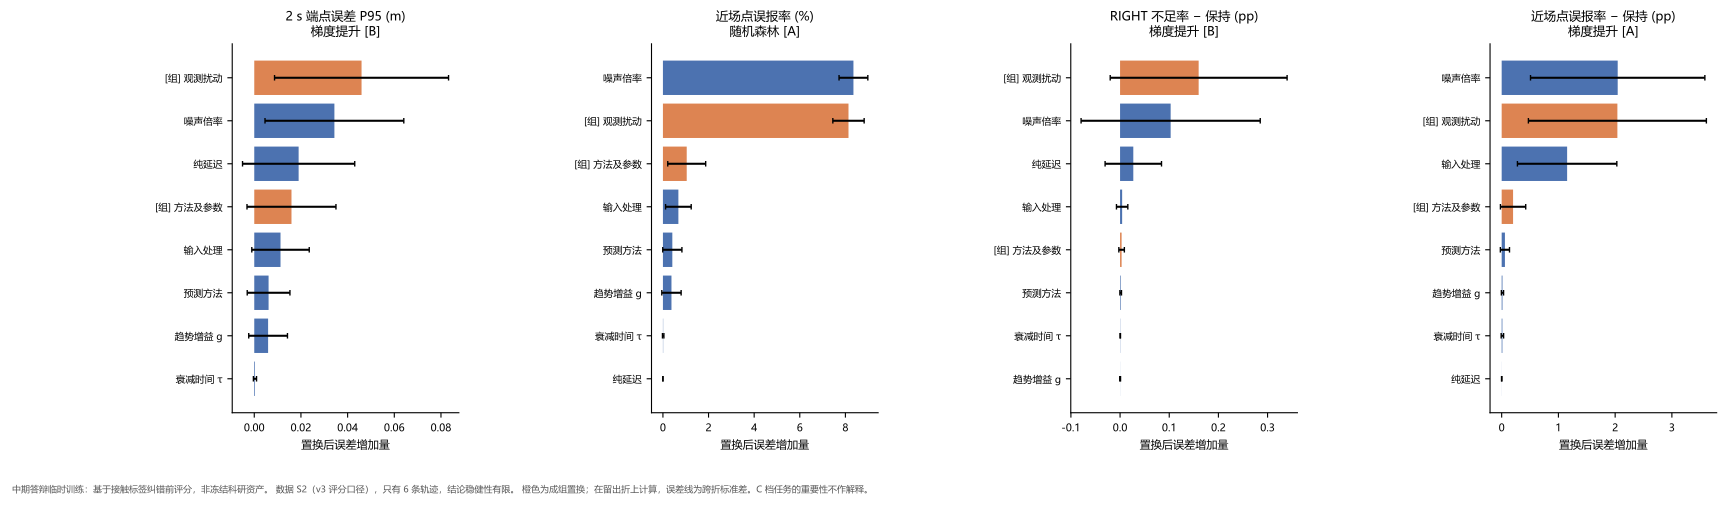

Write Python code to recreate this figure.
"""Tavotto entry: existing results only; no training, no simulation.
original_plot_code
"""
import sys
from pathlib import Path
LIBRARY=Path(__file__).resolve().parents[1]
SUPPORT=LIBRARY / "site-packages"
if str(SUPPORT) not in sys.path: sys.path.insert(0,str(SUPPORT))
from _support import draw

fig=draw('M2a_观测扰动与预处理', 'fig05_置换重要性')
fig.savefig(Path(__file__).parent / 'M2a__fig05_置换重要性.pdf')
